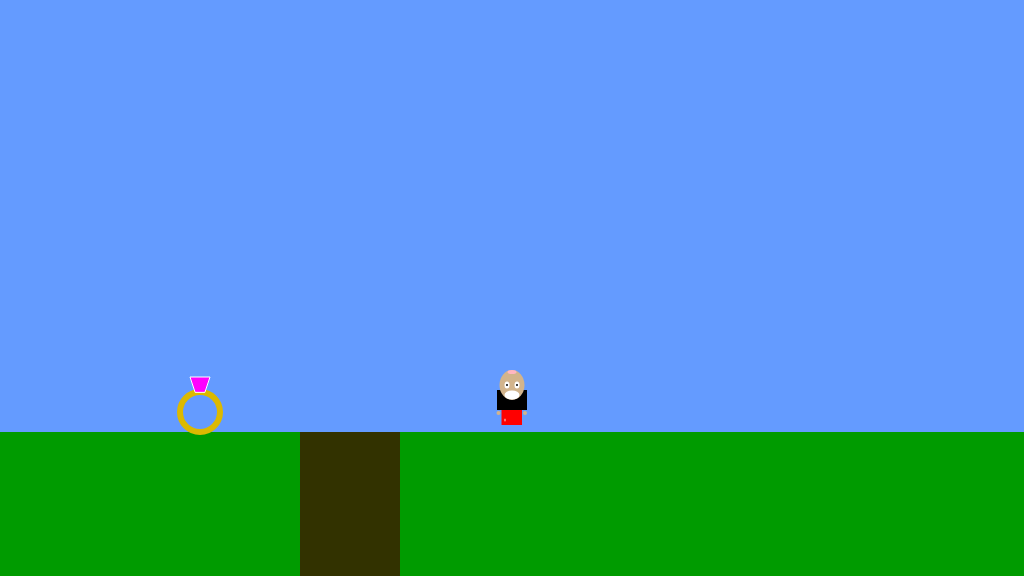
Frame 1 (no input)
Frame 60 (no input): identical to frame 1, image omitted
Frame 120 (the mouse pressed at the canvas centre since frame 60): identical to frame 1, image omitted

The p5.js sketch that drew this single still picture (run headless with seeded random() and noise() and a simulated clock; from frame 60 on, the mouse is pressed at the canvas centre):

// p5.js sketch
// ── sketch.js
/*

The Game Project

Week 3

Game interaction

*/


var gameChar_x;
var gameChar_y;
var floorPos_y;

var jewel = {x_pos: 200, y_pos: 100, size: 50, isFound: false};
var canyon = {x_pos: 300, width: 100};

var isJumping = false;
var isLeft = false;
var isRight = false;
var isFalling = false;


function setup()
{
    createCanvas(1024, 576);
    floorPos_y = height * 3/4;
    gameChar_x = width/2;
    gameChar_y = floorPos_y;
}

function draw()
{
    background(100,155,255); //fill the sky blue

    noStroke();
    fill(0,155,0);
    rect(0, floorPos_y, width, height - floorPos_y); //draw some green ground


    //draw the canyon
    fill(50,50,0);
    rect(canyon.x_pos, floorPos_y, canyon.width, height - floorPos_y);


    //the game character
    if(isLeft && isJumping)
    {
        // add your jumping-left code
        fill(0);
    rect(gameChar_x - 7,gameChar_y - 42,14,20);
    fill(139,0,0);
    rect(gameChar_x - 4.5,gameChar_y - 22,9,15);
    fill(255,0,0);
    quad(gameChar_x +7.5,gameChar_y - 22,gameChar_x,515,gameChar_x - 11,gameChar_y - 12,gameChar_x - 6,gameChar_y - 7);
    fill(210,180,140);
    noStroke();
    ellipse(gameChar_x - 1,gameChar_y - 47,20,25);
    ellipse(gameChar_x - 10,gameChar_y - 23,4,4);
    fill(255);
    ellipse(gameChar_x - 5,gameChar_y - 47,5,7);
    fill(0);
    ellipse(gameChar_x - 5,gameChar_y - 47,2,2);
    fill(255,182,193);
    ellipse(gameChar_x,gameChar_y - 57,9,4);
    fill(255);
    ellipse(gameChar_x - 5,gameChar_y - 38,10,6);

    }
    else if(isRight && isJumping)
    {
        // add your jumping-right code
        fill(0);
    rect(gameChar_x - 5,gameChar_y - 42,14,20);
    fill(139,0,0);
    rect(gameChar_x - 2.5,gameChar_y - 22,10.5,15);
    fill(255,0,0);
    quad(gameChar_x - 2.5,gameChar_y - 22,gameChar_x + 8,gameChar_y - 22,gameChar_x +8,gameChar_y - 17,gameChar_x + 10,gameChar_y - 7);
    fill(255);
    stroke(255);
    fill(210,180,140);
    noStroke();
    ellipse(gameChar_x + 2,gameChar_y - 47,20,25);
    ellipse(gameChar_x + 13,gameChar_y - 23,4,4);
    fill(255);
    ellipse(gameChar_x + 5,gameChar_y - 47,5,7);
    fill(0);
    ellipse(gameChar_x + 5,gameChar_y - 47,2,2);
    fill(255,182,193);
    ellipse(gameChar_x + 2,gameChar_y - 57,9,4);
    fill(255);
    ellipse(gameChar_x + 5,gameChar_y - 38,10,6)

    }
    else if(isLeft)
    {
        // add your walking left code
        fill(0);
    rect(gameChar_x - 6,gameChar_y - 42,14,20);
    fill(255,0,0);
    rect(gameChar_x - 4.5,gameChar_y - 22,10.5,15);
    fill(255);
    stroke(255);
    fill(210,180,140);
    noStroke();
    ellipse(gameChar_x - 1,gameChar_y - 47,20,25);
    ellipse(gameChar_x - 10,gameChar_y - 23,4,4);
    fill(255);
    ellipse(gameChar_x - 5,gameChar_y - 47,5,7);
    fill(0);
    ellipse(gameChar_x - 5,gameChar_y - 47,2,2);
    fill(255,182,193);
    ellipse(gameChar_x,gameChar_y - 57,9,4);
    fill(255);
    ellipse(gameChar_x - 5,gameChar_y - 38,10,6)

    }
    else if(isRight)
    {
        // add your walking right code
          fill(0);
    rect(gameChar_x - 5,gameChar_y - 42,14,20);
    fill(255,0,0);
    rect(gameChar_x - 2.5,gameChar_y - 22,10.5,15);
    fill(255);
    stroke(255);
    fill(210,180,140);
    noStroke();
    ellipse(gameChar_x + 2,gameChar_y - 47,20,25);
    ellipse(gameChar_x + 13,gameChar_y - 23,4,4);
    fill(255);
    ellipse(gameChar_x + 5,gameChar_y - 47,5,7);
    fill(0);
    ellipse(gameChar_x + 5,gameChar_y - 47,2,2);
    fill(255,182,193);
    ellipse(gameChar_x + 2,gameChar_y - 57,9,4);
    fill(255);
    ellipse(gameChar_x + 5,gameChar_y - 38,10,6)

    }
    else if(isJumping || isFalling)
    {
        // add your jumping facing forwards code
    fill(0);
    rect(gameChar_x - 15,gameChar_y - 42,30,20);
    fill(255,0,0);
    rect(gameChar_x - 10.5,gameChar_y - 22,10.5,15);
    rect(gameChar_x - 0.5,gameChar_y - 27,10.5,15);
    fill(255);
    ellipse(gameChar_x - 7,gameChar_y - 12,1,3);
    fill(210,180,140);
    noStroke();
    ellipse(gameChar_x,gameChar_y - 47,25,30);
    ellipse(gameChar_x + 13.5,gameChar_y - 19,4,4)
    ellipse(gameChar_x - 13,gameChar_y - 19,4,4);
    fill(255);
    ellipse(gameChar_x + 5,gameChar_y - 47,5,7);
    ellipse(gameChar_x - 5,gameChar_y - 47,5,7);
    fill(0);
    ellipse(gameChar_x + 5,gameChar_y - 47,2,2);
    ellipse(gameChar_x - 5,gameChar_y - 47,2,2);
    fill(gameChar_x + 10,182,193);
    ellipse(gameChar_x,gameChar_y - 60,9,4);
    fill(255);
    ellipse(gameChar_x,gameChar_y-37,15,9)

    }
    else
    {
        // add your standing front facing code
        fill(0);
     fill(0);
    rect(gameChar_x - 15,gameChar_y - 42,30,20);
    fill(255,0,0);
    rect(gameChar_x - 10.5,gameChar_y - 22,20.5,15);
    fill(255);
    ellipse(gameChar_x - 7,gameChar_y - 12,1,3);
    fill(210,180,140);
    ellipse(gameChar_x,gameChar_y - 47,25,30);
    ellipse(gameChar_x - 13.5,gameChar_y - 19,4,4)
    ellipse(gameChar_x + 13,gameChar_y - 19,4,4);
    fill(255);
    ellipse(gameChar_x - 5,gameChar_y - 47,5,7);
    ellipse(gameChar_x + 5,gameChar_y - 47,5,7);
    fill(0);
    ellipse(gameChar_x + 5,gameChar_y - 47,2,2);
    ellipse(gameChar_x - 5,gameChar_y - 47,2,2);
    fill(255,182,193);
    ellipse(gameChar_x,gameChar_y - 60,9,4);
    fill(255);
    ellipse(gameChar_x,gameChar_y - 37,15,9)
        
     }
    
    
    
    
    //mystery object
    
    if(!jewel.isFound)
    {
        noFill();
        strokeWeight(6);
        stroke(220,185,0);
        ellipse(jewel.x_pos, floorPos_y -20, 40,40);
        fill(255,0,255);
        stroke(255);
        strokeWeight(1);
        quad(
            jewel.x_pos -5,floorPos_y -40,
            jewel.x_pos -10, floorPos_y -55,
            jewel.x_pos + 10, floorPos_y -55,
            jewel.x_pos + 5,floorPos_y -40
        );
        noStroke();
    }
    
    
    
    //character logic
    
    if(isLeft)
    {
        gameChar_x = gameChar_x - 3;
    }
    else if(isRight)
    {
        gameChar_x = gameChar_x + 3;
    }
    
    if(isJumping)
    {
        if(gameChar_y > floorPos_y - 200)
        {
            gameChar_y = gameChar_y - 10;
        }
        else
        {
            isJumping = false;    
        }
    }
    else if(gameChar_y < floorPos_y )
    {
        //falling
        console.log("falling")
        gameChar_y = gameChar_y + 3;
    }

    if(gameChar_x < jewel.x_pos + jewel.size && gameChar_x > jewel.x_pos - jewel.size)
    {
        if(gameChar_y >= floorPos_y)
        {
            console.log("found");
            jewel.isFound = true;
        }
    }
    
    if(gameChar_x > canyon.x_pos && gameChar_x < canyon.x_pos + canyon.width)
    {
        
        if(gameChar_y >= floorPos_y)
        {
            console.log("canyon")
            isFalling = true;
        }
    }
    
    if(isFalling)
    {
        gameChar_y += 15;
    }
    
    
}


function keyPressed()
{
    // if statements to control the animation of the character when
    // keys are pressed.
    
    console.log(key);
    console.log(keyCode);
    
    if(keyCode == 37)
    {
        console.log("left");  
        isLeft = true;
    }
    
    if(keyCode == 39)
    {
        console.log("right");
        isRight = true;
    }
    
    if(key == " " && gameChar_y >= floorPos_y)
    {
        console.log("jump")
        isJumping = true;
    }
    

}

function keyReleased()
{
    // if statements to control the animation of the character when
    // keys are released.
    
    if(keyCode == 37)
    {   
        console.log("release left")
        isLeft = false;
    }
    
    if(keyCode == 39)
    {
        console.log("release right");
        isRight = false;
    }
    
    if(key == " ")
    {
        console.log("release jump")
        isJumping = false;
    }
}
